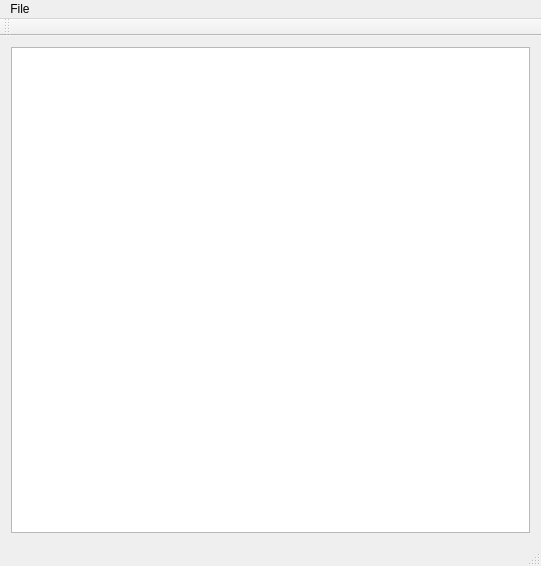
<?xml version="1.0" encoding="UTF-8"?>
<ui version="4.0">
 <class>MainWindow</class>
 <widget class="QMainWindow" name="MainWindow">
  <property name="geometry">
   <rect>
    <x>0</x>
    <y>0</y>
    <width>541</width>
    <height>566</height>
   </rect>
  </property>
  <property name="sizePolicy">
   <sizepolicy hsizetype="Expanding" vsizetype="Expanding">
    <horstretch>0</horstretch>
    <verstretch>0</verstretch>
   </sizepolicy>
  </property>
  <property name="minimumSize">
   <size>
    <width>500</width>
    <height>500</height>
   </size>
  </property>
  <property name="windowTitle">
   <string>Maze</string>
  </property>
  <widget class="QWidget" name="centralWidget">
   <property name="sizePolicy">
    <sizepolicy hsizetype="Maximum" vsizetype="Maximum">
     <horstretch>0</horstretch>
     <verstretch>0</verstretch>
    </sizepolicy>
   </property>
   <layout class="QHBoxLayout" name="horizontalLayout_2">
    <item>
     <widget class="QGraphicsView" name="graphicsView">
      <property name="sizePolicy">
       <sizepolicy hsizetype="Minimum" vsizetype="Minimum">
        <horstretch>0</horstretch>
        <verstretch>0</verstretch>
       </sizepolicy>
      </property>
      <property name="verticalScrollBarPolicy">
       <enum>Qt::ScrollBarAlwaysOff</enum>
      </property>
      <property name="horizontalScrollBarPolicy">
       <enum>Qt::ScrollBarAlwaysOff</enum>
      </property>
      <property name="sizeAdjustPolicy">
       <enum>QAbstractScrollArea::AdjustToContents</enum>
      </property>
      <property name="resizeAnchor">
       <enum>QGraphicsView::AnchorViewCenter</enum>
      </property>
      <property name="viewportUpdateMode">
       <enum>QGraphicsView::SmartViewportUpdate</enum>
      </property>
     </widget>
    </item>
   </layout>
  </widget>
  <widget class="QMenuBar" name="menuBar">
   <property name="geometry">
    <rect>
     <x>0</x>
     <y>0</y>
     <width>541</width>
     <height>24</height>
    </rect>
   </property>
   <widget class="QMenu" name="menuFile">
    <property name="title">
     <string>File</string>
    </property>
    <addaction name="actionRestart"/>
    <addaction name="separator"/>
    <addaction name="separator"/>
    <addaction name="actionQuit"/>
   </widget>
   <addaction name="menuFile"/>
  </widget>
  <widget class="QToolBar" name="mainToolBar">
   <attribute name="toolBarArea">
    <enum>TopToolBarArea</enum>
   </attribute>
   <attribute name="toolBarBreak">
    <bool>false</bool>
   </attribute>
  </widget>
  <widget class="QStatusBar" name="statusBar"/>
  <action name="actionQuit">
   <property name="text">
    <string>Quit</string>
   </property>
   <property name="shortcut">
    <string>Ctrl+Q</string>
   </property>
  </action>
  <action name="actionRestart">
   <property name="text">
    <string>Restart</string>
   </property>
   <property name="shortcut">
    <string>Ctrl+R</string>
   </property>
  </action>
 </widget>
 <layoutdefault spacing="6" margin="11"/>
 <resources/>
 <connections/>
</ui>
